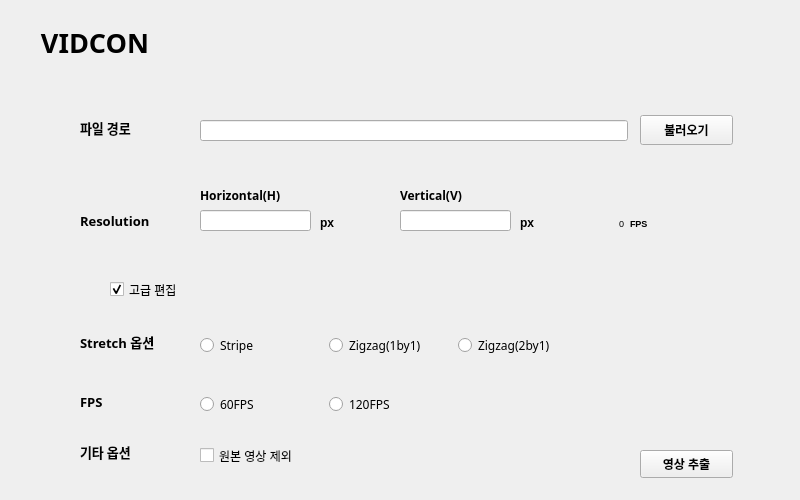
<?xml version="1.0" encoding="UTF-8"?>
<ui version="4.0">
 <class>MainWindow</class>
 <widget class="QMainWindow" name="MainWindow">
  <property name="geometry">
   <rect>
    <x>0</x>
    <y>0</y>
    <width>800</width>
    <height>500</height>
   </rect>
  </property>
  <property name="minimumSize">
   <size>
    <width>800</width>
    <height>500</height>
   </size>
  </property>
  <property name="maximumSize">
   <size>
    <width>800</width>
    <height>500</height>
   </size>
  </property>
  <property name="windowTitle">
   <string>VIDCON</string>
  </property>
  <widget class="QWidget" name="centralwidget">
   <widget class="QLabel" name="title">
    <property name="geometry">
     <rect>
      <x>30</x>
      <y>20</y>
      <width>130</width>
      <height>45</height>
     </rect>
    </property>
    <property name="font">
     <font>
      <family>맑은 고딕</family>
      <pointsize>20</pointsize>
      <weight>75</weight>
      <bold>true</bold>
     </font>
    </property>
    <property name="text">
     <string>VIDCON</string>
    </property>
    <property name="alignment">
     <set>Qt::AlignCenter</set>
    </property>
   </widget>
   <widget class="QLabel" name="filePathLabel">
    <property name="geometry">
     <rect>
      <x>80</x>
      <y>113</y>
      <width>92</width>
      <height>29</height>
     </rect>
    </property>
    <property name="font">
     <font>
      <family>맑은 고딕</family>
      <pointsize>10</pointsize>
      <weight>75</weight>
      <bold>true</bold>
     </font>
    </property>
    <property name="text">
     <string>파일 경로</string>
    </property>
   </widget>
   <widget class="QLineEdit" name="filePathEdit">
    <property name="enabled">
     <bool>true</bool>
    </property>
    <property name="geometry">
     <rect>
      <x>200</x>
      <y>120</y>
      <width>428</width>
      <height>21</height>
     </rect>
    </property>
    <property name="readOnly">
     <bool>true</bool>
    </property>
   </widget>
   <widget class="QPushButton" name="openFileButton">
    <property name="geometry">
     <rect>
      <x>640</x>
      <y>115</y>
      <width>93</width>
      <height>30</height>
     </rect>
    </property>
    <property name="font">
     <font>
      <family>맑은 고딕</family>
      <pointsize>9</pointsize>
      <weight>75</weight>
      <bold>true</bold>
     </font>
    </property>
    <property name="text">
     <string>불러오기</string>
    </property>
   </widget>
   <widget class="QLabel" name="horizontalLabel">
    <property name="geometry">
     <rect>
      <x>200</x>
      <y>180</y>
      <width>100</width>
      <height>30</height>
     </rect>
    </property>
    <property name="font">
     <font>
      <family>맑은 고딕</family>
      <pointsize>9</pointsize>
      <weight>75</weight>
      <bold>true</bold>
     </font>
    </property>
    <property name="text">
     <string>Horizontal(H)</string>
    </property>
   </widget>
   <widget class="QLabel" name="verticalLabel">
    <property name="geometry">
     <rect>
      <x>400</x>
      <y>180</y>
      <width>100</width>
      <height>30</height>
     </rect>
    </property>
    <property name="font">
     <font>
      <family>맑은 고딕</family>
      <pointsize>9</pointsize>
      <weight>75</weight>
      <bold>true</bold>
     </font>
    </property>
    <property name="text">
     <string>Vertical(V)</string>
    </property>
   </widget>
   <widget class="QLineEdit" name="horizontalEdit">
    <property name="geometry">
     <rect>
      <x>200</x>
      <y>210</y>
      <width>111</width>
      <height>21</height>
     </rect>
    </property>
   </widget>
   <widget class="QLineEdit" name="verticalEdit">
    <property name="geometry">
     <rect>
      <x>400</x>
      <y>210</y>
      <width>111</width>
      <height>21</height>
     </rect>
    </property>
   </widget>
   <widget class="QLabel" name="label">
    <property name="geometry">
     <rect>
      <x>320</x>
      <y>215</y>
      <width>60</width>
      <height>15</height>
     </rect>
    </property>
    <property name="font">
     <font>
      <weight>75</weight>
      <bold>true</bold>
     </font>
    </property>
    <property name="text">
     <string>px</string>
    </property>
   </widget>
   <widget class="QLabel" name="label_2">
    <property name="geometry">
     <rect>
      <x>520</x>
      <y>215</y>
      <width>60</width>
      <height>15</height>
     </rect>
    </property>
    <property name="font">
     <font>
      <weight>75</weight>
      <bold>true</bold>
     </font>
    </property>
    <property name="text">
     <string>px</string>
    </property>
   </widget>
   <widget class="QLabel" name="resolutionLabel">
    <property name="geometry">
     <rect>
      <x>80</x>
      <y>210</y>
      <width>91</width>
      <height>21</height>
     </rect>
    </property>
    <property name="font">
     <font>
      <family>맑은 고딕</family>
      <pointsize>10</pointsize>
      <weight>75</weight>
      <bold>true</bold>
     </font>
    </property>
    <property name="text">
     <string>Resolution</string>
    </property>
   </widget>
   <widget class="QCheckBox" name="addOptionCheckBox">
    <property name="geometry">
     <rect>
      <x>110</x>
      <y>280</y>
      <width>312</width>
      <height>19</height>
     </rect>
    </property>
    <property name="text">
     <string>고급 편집</string>
    </property>
    <property name="checked">
     <bool>true</bool>
    </property>
   </widget>
   <widget class="QLabel" name="editOptionLabel">
    <property name="geometry">
     <rect>
      <x>80</x>
      <y>330</y>
      <width>111</width>
      <height>24</height>
     </rect>
    </property>
    <property name="font">
     <font>
      <family>맑은 고딕</family>
      <pointsize>10</pointsize>
      <weight>75</weight>
      <bold>true</bold>
     </font>
    </property>
    <property name="text">
     <string>Stretch 옵션</string>
    </property>
   </widget>
   <widget class="QLabel" name="FPSLabel">
    <property name="geometry">
     <rect>
      <x>80</x>
      <y>390</y>
      <width>121</width>
      <height>24</height>
     </rect>
    </property>
    <property name="font">
     <font>
      <family>맑은 고딕</family>
      <pointsize>10</pointsize>
      <weight>75</weight>
      <bold>true</bold>
     </font>
    </property>
    <property name="text">
     <string>FPS</string>
    </property>
   </widget>
   <widget class="QWidget" name="horizontalLayoutWidget">
    <property name="geometry">
     <rect>
      <x>200</x>
      <y>325</y>
      <width>381</width>
      <height>41</height>
     </rect>
    </property>
    <layout class="QHBoxLayout" name="horizontalLayout">
     <item>
      <widget class="QRadioButton" name="optionStripeRadio">
       <property name="font">
        <font>
         <family>맑은 고딕</family>
         <pointsize>9</pointsize>
        </font>
       </property>
       <property name="text">
        <string>Stripe</string>
       </property>
      </widget>
     </item>
     <item>
      <widget class="QRadioButton" name="optionZigzag1Radio">
       <property name="font">
        <font>
         <family>맑은 고딕</family>
         <pointsize>9</pointsize>
        </font>
       </property>
       <property name="text">
        <string>Zigzag(1by1)</string>
       </property>
      </widget>
     </item>
     <item>
      <widget class="QRadioButton" name="optionZigzag2Radio">
       <property name="font">
        <font>
         <family>맑은 고딕</family>
         <pointsize>9</pointsize>
        </font>
       </property>
       <property name="text">
        <string>Zigzag(2by1)</string>
       </property>
      </widget>
     </item>
    </layout>
   </widget>
   <widget class="QWidget" name="horizontalLayoutWidget_2">
    <property name="geometry">
     <rect>
      <x>200</x>
      <y>384</y>
      <width>251</width>
      <height>41</height>
     </rect>
    </property>
    <layout class="QHBoxLayout" name="horizontalLayout_2">
     <item>
      <widget class="QRadioButton" name="fps60Radio">
       <property name="font">
        <font>
         <family>맑은 고딕</family>
         <pointsize>9</pointsize>
        </font>
       </property>
       <property name="text">
        <string>60FPS</string>
       </property>
      </widget>
     </item>
     <item>
      <widget class="QRadioButton" name="fps120Radio">
       <property name="font">
        <font>
         <family>맑은 고딕</family>
         <pointsize>9</pointsize>
        </font>
       </property>
       <property name="text">
        <string>120FPS</string>
       </property>
      </widget>
     </item>
    </layout>
   </widget>
   <widget class="QPushButton" name="applyButton">
    <property name="geometry">
     <rect>
      <x>640</x>
      <y>450</y>
      <width>93</width>
      <height>28</height>
     </rect>
    </property>
    <property name="font">
     <font>
      <weight>75</weight>
      <bold>true</bold>
     </font>
    </property>
    <property name="text">
     <string>영상 추출</string>
    </property>
   </widget>
   <widget class="QLabel" name="fileFpsLabel">
    <property name="geometry">
     <rect>
      <x>560</x>
      <y>216</y>
      <width>64</width>
      <height>15</height>
     </rect>
    </property>
    <property name="font">
     <font>
      <pointsize>7</pointsize>
     </font>
    </property>
    <property name="text">
     <string>0</string>
    </property>
    <property name="alignment">
     <set>Qt::AlignRight|Qt::AlignTrailing|Qt::AlignVCenter</set>
    </property>
   </widget>
   <widget class="QLabel" name="label_4">
    <property name="geometry">
     <rect>
      <x>630</x>
      <y>216</y>
      <width>64</width>
      <height>15</height>
     </rect>
    </property>
    <property name="font">
     <font>
      <pointsize>7</pointsize>
      <weight>75</weight>
      <bold>true</bold>
     </font>
    </property>
    <property name="text">
     <string>FPS</string>
    </property>
   </widget>
   <widget class="QLabel" name="OptionsLabel">
    <property name="geometry">
     <rect>
      <x>80</x>
      <y>440</y>
      <width>121</width>
      <height>24</height>
     </rect>
    </property>
    <property name="font">
     <font>
      <family>맑은 고딕</family>
      <pointsize>10</pointsize>
      <weight>75</weight>
      <bold>true</bold>
     </font>
    </property>
    <property name="text">
     <string>기타 옵션</string>
    </property>
   </widget>
   <widget class="QCheckBox" name="exceptOptionCheckBox">
    <property name="geometry">
     <rect>
      <x>200</x>
      <y>446</y>
      <width>251</width>
      <height>19</height>
     </rect>
    </property>
    <property name="text">
     <string>원본 영상 제외</string>
    </property>
    <property name="checked">
     <bool>false</bool>
    </property>
   </widget>
  </widget>
 </widget>
 <resources/>
 <connections/>
</ui>
